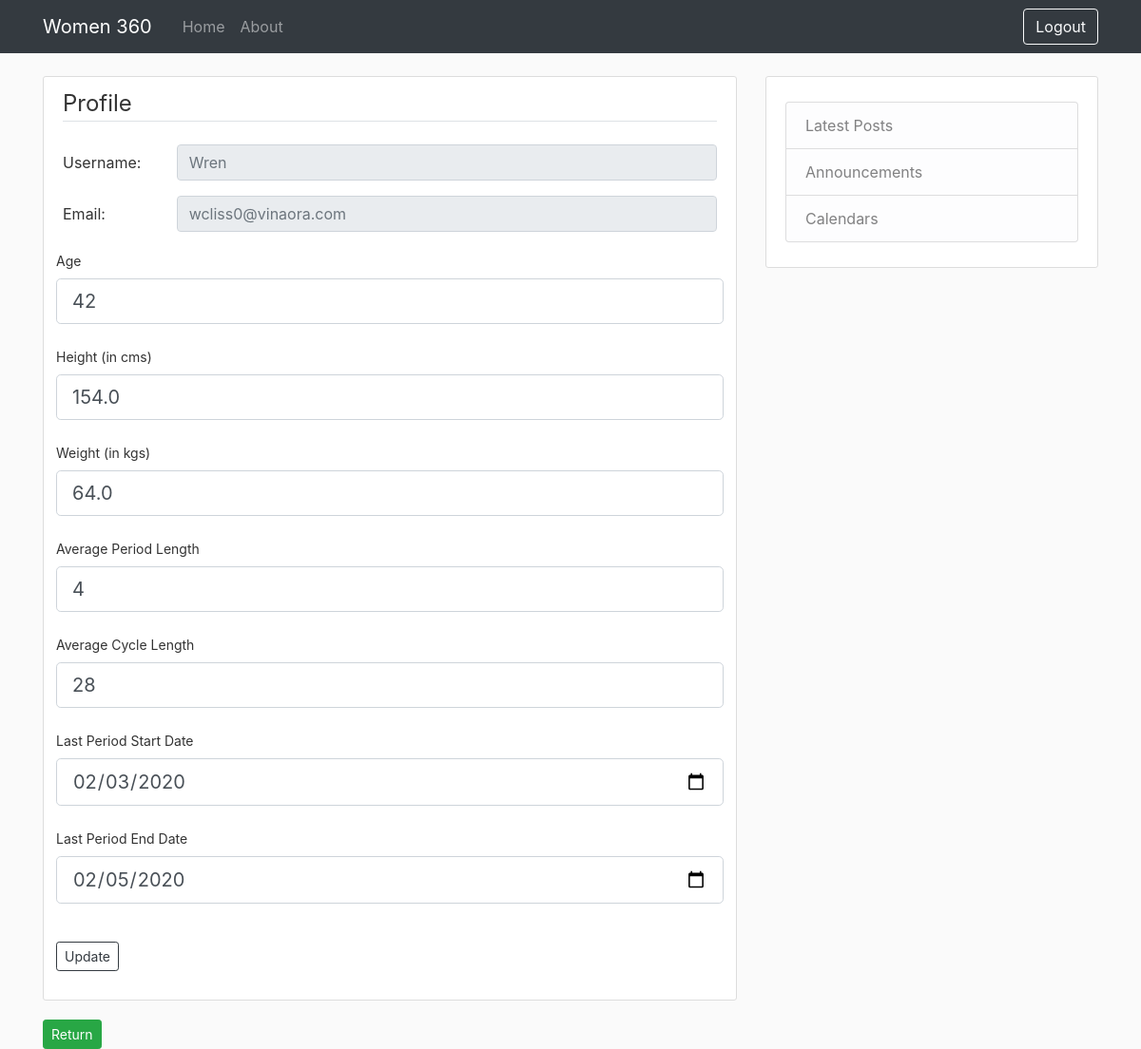
/update (signed in), run on the app's committed database.
### women360/models.py (models this page shows, shortened)
class User(db.Model, UserMixin):
    id = db.Column(db.Integer, primary_key=True)
    username = db.Column(db.String(20), unique=True, nullable=False)
    email = db.Column(db.String(120), unique=True, nullable=False)
    password = db.Column(db.String(60), nullable=False)
    fitnessData = db.relationship('FitnessData', backref='user')
    menstruationData = db.relationship('MenstruationData', backref='user')
    predictions = db.relationship('Predictions', backref='user')
    healthData = db.relationship('HealthData', backref='user')

class FitnessData(db.Model, UserMixin):
    id = db.Column(db.Integer, primary_key=True)
    timestamp = db.Column(db.DateTime(), default=datetime.datetime.utcnow)
    user_id = db.Column(db.Integer, db.ForeignKey('user.id'))
    age = db.Column(db.Integer, default = None)
    height = db.Column(db.Float, default = None)
    weight = db.Column(db.Float, default = None)
    avgPeriodLen = db.Column(db.Integer, default = None)
    avgCycleLen = db.Column(db.Integer, default = None)
    lastPeriodStart = db.Column(db.Date(), default = None)
    lastPeriodEnd = db.Column(db.Date(), default = None)

### women360/users/routes.py (the view)
@users.route("/update", methods=['GET', 'POST'])
@login_required
def update():
    fitnessData = FitnessData.query.filter_by(user_id=current_user.id).first()
    form = DataForm()
    if request.method == 'POST' and form.validate_on_submit():
        date_format = "%Y-%m-%d"
        startDate = datetime.strptime(escape(form.lastPeriodStart.data), date_format)
        endDate = datetime.strptime(escape(form.lastPeriodEnd.data), date_format)
        if fitnessData is None:
            fitnessData = FitnessData(user_id = current_user.id)
            db.session.add(fitnessData)
        fitnessData.age = form.age.data
        fitnessData.height = form.height.data
        fitnessData.weight = form.weight.data
        fitnessData.avgCycleLen = form.avgCycleLen.data
        fitnessData.avgPeriodLen = form.avgPeriodLen.data
        fitnessData.lastPeriodStart = startDate
        fitnessData.lastPeriodEnd = endDate
        predictions = Predictions.query.filter_by(user_id=current_user.id).first()
        if predictions is None:
            predictions = Predictions(user_id = current_user.id)
            db.session.add(predictions)
        predictions.updateNextPeriod([], fitnessData)
        db.session.commit()
        flash('Information successfully updated!')
        return redirect(url_for('home.homepage'))
    elif request.method == 'GET' and fitnessData:
        form.age.data = fitnessData.age
        form.height.data = fitnessData.height
        form.weight.data = fitnessData.weight
        form.avgCycleLen.data = fitnessData.avgCycleLen
        form.avgPeriodLen.data = fitnessData.avgPeriodLen
        form.lastPeriodStart.data = fitnessData.lastPeriodStart
        form.lastPeriodEnd.data = fitnessData.lastPeriodEnd
    return render_template('updateInfo.html', title='Update Profile', form=form, name = current_user.username, email = current_user.email, update = True)

### women360/users/forms.py (shortened to what this page needs)
class DataForm(FlaskForm):
    age = IntegerField('Age', validators = [DataRequired()])
    height = FloatField('Height (in cms)', validators=[DataRequired()])
    weight = FloatField('Weight (in kgs)', validators=[DataRequired()])
    avgPeriodLen = IntegerField('Average Period Length', validators=[DataRequired(), NumberRange(1, 15, "Inappropriate "
                                                                                                        "Period "
                                                                                                        "Length")])
    avgCycleLen = IntegerField('Average Cycle Length', validators=[DataRequired()])
    lastPeriodStart = DateField('Last Period Start Date', validators=[DataRequired()], format='%Y-%m-%d')
    lastPeriodEnd = DateField('Last Period End Date', validators=[DataRequired()], format='%Y-%m-%d')
    submit = SubmitField('Update')

### women360/models.py (called while the page is built)
@login_manager.user_loader
def load_user(user_id):
    return User.query.get(int(user_id))

### women360/templates/updateInfo.html (shortened to what this page needs)
{% extends "layout.html" %}
{% block content %}
    <div class="content-section">
        <form method="POST" action="">
            <fieldset class="form-group">
                <legend class="border-bottom mb-4">Profile</legend>
                <div class="form-group row">
                    <label class="col-sm-2 col-form-label">Username:</label>
                    <div class="col-sm-10">
                      <input class="form-control" type="text" placeholder= {{name}} readonly>
                    </div>
                </div>
                <div class="form-group row">
                    <label class="col-sm-2 col-form-label">Email:</label>
                    <div class="col-sm-10">
                    <input class="form-control" type="text" placeholder= {{email}} readonly>
                    </div>
                </div>
                <div class="form-group row form-control-sm">
                    {{ form.age.label(class="form-control-label") }}
                    {% if form.age.errors %}
                        {{ form.age(class="form-control form-control-lg is-invalid") }}
                        <div class="invalid-feedback">
                            {% for error in form.age.errors %}
                                <span>{{ error }}</span>
                            {% endfor %}
                        </div>
                    {% else %}
                        {{ form.age(class="form-control form-control-lg") }}
                    {% endif %}
                </div>
                <div class="form-group row form-control-sm">
                    {{ form.height.label(class="form-control-label") }}
                    {% if form.height.errors %}
                        {{ form.height(class="form-control form-control-lg is-invalid") }}
                        <div class="invalid-feedback">
                            {% for error in form.height.errors %}
                                <span>{{ error }}</span>
                            {% endfor %}
                        </div>
                    {% else %}
                        {{ form.height(class="form-control form-control-lg") }}
                    {% endif %}
                </div>
                <div class="form-group row form-control-sm">
                    {{ form.weight.label(class="form-control-label") }}
                    {% if form.weight.errors %}
                        {{ form.weight(class="form-control form-control-lg is-invalid") }}
                        <div class="invalid-feedback">
                            {% for error in form.weight.errors %}
                                <span>{{ error }}</span>
                            {% endfor %}
                        </div>
                    {% else %}
                        {{ form.weight(class="form-control form-control-lg") }}
                    {% endif %}
                </div>
                <div class="form-group row form-control-sm">
                    {{ form.avgPeriodLen.label(class="form-control-label") }}
                    {% if form.avgPeriodLen.errors %}
                        {{ form.avgPeriodLen(class="form-control form-control-lg is-invalid") }}
                        <div class="invalid-feedback">
                            {% for error in form.avgPeriodLen.errors %}
                                <span>{{ error }}</span>
                            {% endfor %}
                        </div>
                    {% else %}
                        {{ form.avgPeriodLen(class="form-control form-control-lg") }}
                    {% endif %}
                </div>
                <div class="form-group row form-control-sm">
                    {{ form.avgCycleLen.label(class="form-control-label") }}
                    {% if form.avgCycleLen.errors %}
                        {{ form.avgCycleLen(class="form-control form-control-lg is-invalid") }}
                        <div class="invalid-feedback">
                            {% for error in form.avgCycleLen.errors %}
                                <span>{{ error }}</span>
                            {% endfor %}
                        </div>
                    {% else %}
                        {{ form.avgCycleLen(class="form-control form-control-lg") }}
                    {% endif %}
                </div>
                <div class="form-group row form-control-sm">
                    {{ form.lastPeriodStart.label(class="form-control-label") }}
                    {% if form.lastPeriodStart.errors %}
                        {{ form.lastPeriodStart(class="form-control form-control-lg is-invalid") }}
                        <div class="invalid-feedback">
                            {% for error in form.lastPeriodStart.errors %}
                                <span>{{ error }}</span>
                            {% endfor %}
                        </div>
                    {% else %}
                        {{ form.lastPeriodStart(class="form-control form-control-lg") }}
                    {% endif %}
                </div>
                <div class="form-group row form-control-sm">
                    {{ form.lastPeriodEnd.label(class="form-control-label") }}
                    {% if form.lastPeriodEnd.errors %}
                        {{ form.lastPeriodEnd(class="form-control form-control-lg is-invalid") }}
                        <div class="invalid-feedback">
                            {% for error in form.lastPeriodEnd.errors %}
                                <span>{{ error }}</span>
                            {% endfor %}
                        </div>
                    {% else %}
                        {{ form.lastPeriodEnd(class="form-control form-control-lg") }}
                    {% endif %}
                </div>
            </fieldset>
            <div class="form-group row form-control-sm">
                {{ form.submit(class="btn btn-outline-dark btn-sm") }}
            </div>
        </form>
    </div>
    {% if update %}
        <a class="btn btn-success btn-sm" href="{{ url_for('home.homepage') }}">Return</a>
    {% endif %}
{% endblock content %}

### women360/static/main.css (style rules this page uses)
body { background: #fafafa; color: #333333; margin-top: 5rem; }
.content-section { background: #ffffff; padding: 10px 20px; border: 1px solid #dddddd; border-radius: 3px; margin-bottom: 20px; }

### data on the page
User: username "Wren", email "wcliss0@vinaora.com"
FitnessData: age "42", height "154.0", weight "64.0", avgPeriodLen "4", avgCycleLen "28", lastPeriodStart "02/03/2020", lastPeriodEnd "02/05/2020"
